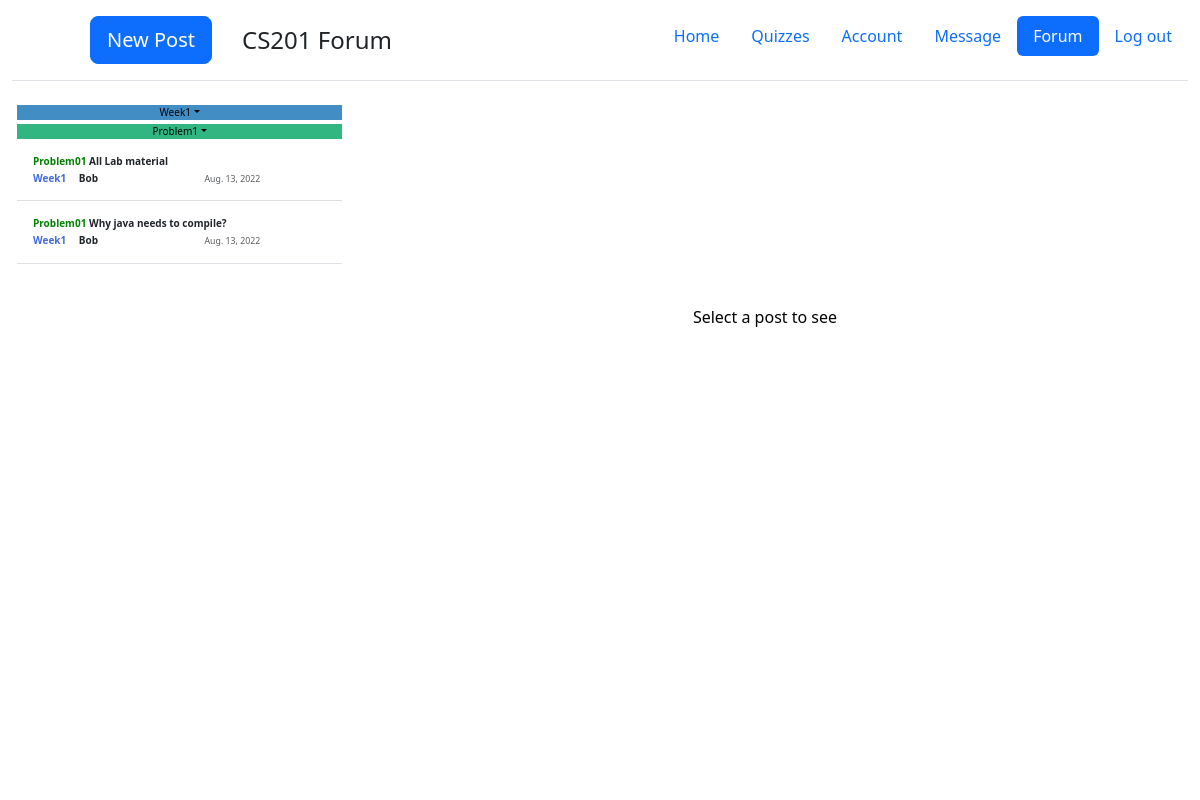
Screenshot of /cs201/forum101 (signed in) with the database file from the repository.
### forum/models.py (models this page shows, shortened)
class Post(models.Model):
    text=models.TextField()
    author_name= models.CharField(max_length=50)
    author_netid = models.CharField(max_length=8)
    pub_date = models.DateTimeField(default=datetime.datetime.strptime('2022-7-26 6:00','%Y-%m-%d %H:%M').astimezone(datetime.timezone(datetime.timedelta(hours=0))))
    title = models.CharField(max_length=100)
    level = models.IntegerField(default=0) # Asynchorons or Shown to everyone or show to staff
    question_id = models.IntegerField(default=0) #
    category = models.IntegerField(default=0) # This is the week id

### forum/views.py (the view)
# urls.py: path('<str:filt>', views.forum,name='forum'),
def forum(request,filt):
    context={}
    student = Student.objects.get(student_netid=request.user.username)
    post_seen = list(map(int,list(filter(lambda x:x!='',student.forum_seen.split(',')))))
    comment_seen = list(map(int,(list(filter(lambda x: x!="", student.comment_seen.split(','))))))
    post_star = list(map(int,(list(filter(lambda x: x!="", student.forum_star.split(','))))))
    if filt == 'All':
        context['post']=Post.objects.all().order_by('-pub_date')
    elif filt =='Star':
        post = [Post.objects.get(id=star_id) for star_id in post_star]
        context['post']= post
    elif filt[0:2]=='We':
        week = int(filt[4:])
        context['post'] = Post.objects.filter(question_id__gte=week*100 ,question_id__lte=(week+1)*100).order_by('-pub_date')
        context['first']=filt
        context['problem'] = Questiondict.objects.filter(question_id__gte=week*100 ,question_id__lte=(week+1)*100).order_by('question_id')
    else :
        question_id = int(filt)
        week = int(filt[0:1])
        context['post'] = Post.objects.filter(question_id=question_id).order_by('-pub_date')
        context['problem']=Questiondict.objects.filter(question_id__gte=100*week,question_id__lte=100*(week+1)).order_by('question_id')
        context['first']="Week"+str(week)
    context['post_star']=post_star
    context['post_seen']=post_seen
    context['filt']=filt
    context['comment_seen']= [Comment.objects.get(id=comment_id).post_id for comment_id in comment_seen]
    return render(request, 'forum/forum.html',context)

### quiz/templatetags/my_tags.py (called while the page is built, shortened)
@register.filter
def date(date):
    return date.date()

@register.filter
def show_category(level):
    if level==0:
        return 'Week1'

@register.filter
def show_question(question_id):
    s = str(question_id)[1:]
    return 'Problem'+s

@register.filter
def title1(name):
    if name[0:2]!='We' and name[0:2]!='St' and name[0:2]!='Al':
        return 'Week' + str(name[0:1])
    return name

@register.filter
def title2(name):
    if name[0:2]=='We':
        return 'All'
    return 'Problem' + str(int(name[1:]))

### forum/templates/forum/forum.html (shortened to what this page needs)
<!doctype html>
<html lang="en" class="h-100">
  <head>
{% load static %}
{% load my_tags%}
<link rel = "stylesheet" type ="text/css" href = "{% static 'quiz/bootstrap/css/bootstrap.min.css' %}">
<link rel = "stylesheet" type ="text/css" href = "{% static 'simple_judge/cover.css' %}">
<link rel = "stylesheet" type ="text/css" href = "{% static 'forum/sidebars.css' %}">
  </head>
  <body class="d-flex h-100 text-center text-black bg-white">
    <div class="container-fluid d-flex w-100 h-100  mx-auto flex-column" style='width:1800px'>
      <header class="d-flex flex-wrap justify-content-center py-3 mb-4 border-bottom">
        <a  class="d-flex align-items-center mb-3 mb-md-0 me-md-auto text-dark text-decoration-none">
          <svg class="bi me-2" width="40" height="32"><use xlink:href="#bootstrap"/></svg>
          <button type="button" class="btn btn-primary btn-lg" style="margin-left:30px" onclick="newpost()">New Post</button>
          <span class="fs-4" style='margin-left:30px'>CS201 Forum</span>
        </a>
        <ul class="nav nav-pills">
          <li class="nav-item"><a href="{% url 'quiz:userface' %}" class="nav-link " aria-current="page">Home</a></li>
        <li class="nav-item"><a href="{% url 'quiz:assignment'  %}" class="nav-link">Quizzes</a></li>
        <li class="nav-item"><a href="{% url 'quiz:account'  %}" class="nav-link">Account</a></li>
        <li class="nav-item"><a href="{% url 'quiz:message'  %}" class="nav-link">Message</a></li>
        <li class="nav-item"><a href="{% url 'forum:forum' 'All' %}" class="nav-link active">Forum</a></li>
        <li class="nav-item"><a href="#" class="nav-link" onclick="go()">Log out</a></li>
        </ul>
      </header>
    <main class="d-flex ">
              <div class="d-flex flex-column align-items-stretch flex-shrink-0 bg-white" style="width: 325px;font-size:10px;margin-left:5px;" id ='sidebar'>
                    <div class='row'>
                          <div class='col-md-12'>
                            <a class="nav-link dropdown-toggle " href="#" id="dropdown01" data-bs-toggle="dropdown" aria-expanded="false" style="background:rgb(66, 141, 195)">{{filt|title1}}</a>
                          </div>
                          {% if problem %}
                          <div class='col-md-12'>
                            <a class="nav-link dropdown-toggle " href="#" id="dropdown01" data-bs-toggle="dropdown" aria-expanded="false" style="background:rgb(50, 182, 129);margin-top:4px">{{filt|title2}}</a>
                          </div>
                          {% endif %}
                    </div>
                <div class="list-group list-group-flush border-bottom scrollarea" style="overflow:auto;white-space:nowrap" id='siding'>
                  {% for c in post %}
                  <button  class="list-group-item list-group-item-action py-3 lh-sm  " id="{{c.id}}" aria-current="true" onclick='another({{c.id}})'>
                    <div class="d-flex w-100 align-items-center justify-content-between">
                      <strong class="mb-1" style="overflow: hidden;text-overflow: ellipsis;word-break:keep-all;white-space:nowrap;display:block;">
                        <strong style='color:green'>{{c.question_id|show_question}}</strong> {{c.title}}</strong>
                    </div>
                                      <div class='row'>
                                        <div class="col-md-6 " style="overflow: hidden;text-overflow: ellipsis;word-break:keep-all;white-space:nowrap;display:block;text-align:left">
                                          <a style='color:red' name='category'><strong>{{c.category|show_category}}</strong></a>
                                          {% if c.level == 0 %}
                                            <strong style='margin-left:10px' name='colorauthor'>{{c.author_name}}</strong>
                                          {% else %}
                                            <strong style='margin-left:10px' name='colorauthor'>Anonymous</strong>
                                          {% endif %}
                                        </div>
                                          <div class ='col-md-4' style=''>
                                            <small class="text-muted" style=''>{{c.pub_date|date}}</small>
                                          </div>
                                            <div class='col-md-2 ' style='font-size:1px'>
                                            </div>
                                      </div>
                    </button>
                  {%endfor%}
                </div>
              </div>
        <div class="d-flex flex-column align-items-stretch flex-shrink-0 bg-white" style='background-color:purple;margin:0 auto;width:800px;margin-top:200px'>
          Select a post to see
        </div>
    </main>
</div>
  </body>
</html>

### forum/static/forum/sidebars.css (style rules this page uses)
body { min-height: 100vh; min-height: -webkit-fill-available; }
html { height: -webkit-fill-available; }
main { height: 100vh; height: -webkit-fill-available; max-height: 100vh; overflow-x: auto; overflow-y: hidden; }
.dropdown-toggle { outline: 0; }
.scrollarea { overflow-y: auto; }

### rows the page displays
Post: question_id|show_question "Problem01", title "All Lab material", category|show_category "Week1", author_name "Bob", pub_date "Aug. 13, 2022"
Post: question_id|show_question "Problem01", title "Why java needs to compile?", category|show_category "Week1", author_name "Bob", pub_date "Aug. 13, 2022"

### other values shown
{{ filt|title1 }} "Week1"
{{ filt|title2 }} "Problem1"
